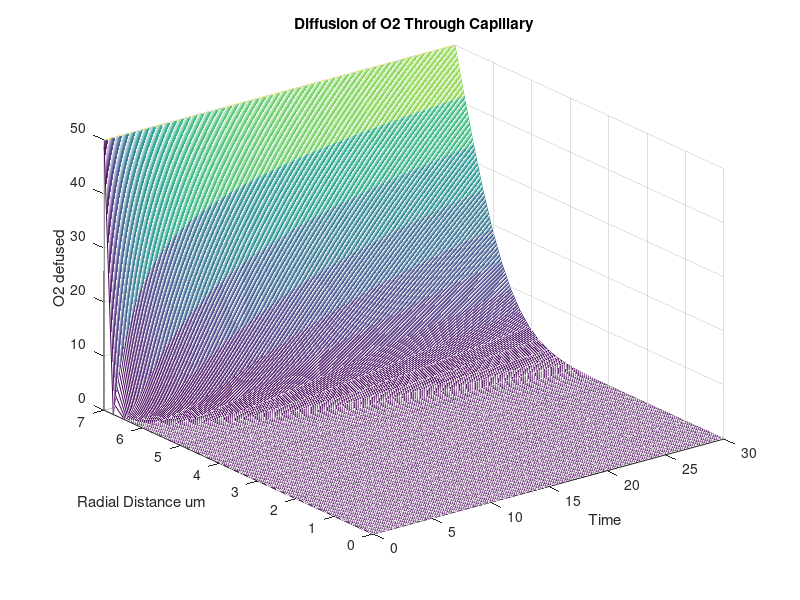

Write MATLAB code to recreate this figure.
% Finite Difference,SurfacePlot,And Partical diff
%% Finite Difference method
D = 3.5*10^-5; % cm^2/s
Cf = 50; % Micrometers
dr = 0.01; % Micrometers
dt= 0.1;   % s
r_vec = linspace(0,7,30); 
t_vec = 0:dt:30;
O_mat= zeros(length(r_vec),length(t_vec));
O_mat(1,:) = 0; % initial concentration left end boundary
O_mat(end,:)= Cf; % inital concentration right end

%%% Integration using Euler's and FDM 
for tdr =  1:length(t_vec)-1 % integrates to tdx+1
    for idr = 2:length(r_vec)-1
    O_mat(idr,tdr+1) = O_mat(idr,tdr) + D*dt/(dr^2)*(O_mat(idr+1,tdr) - 2*O_mat(idr,tdr) +O_mat(idr-1,tdr));
    end
end
%%% Plot
[rr,tt] = meshgrid(t_vec,r_vec);

mesh(rr,tt,O_mat)
xlabel('Time')
ylabel('Radial Distance um')
zlabel('O2 defused')
title('Diffusion of O2 Through Capillary')